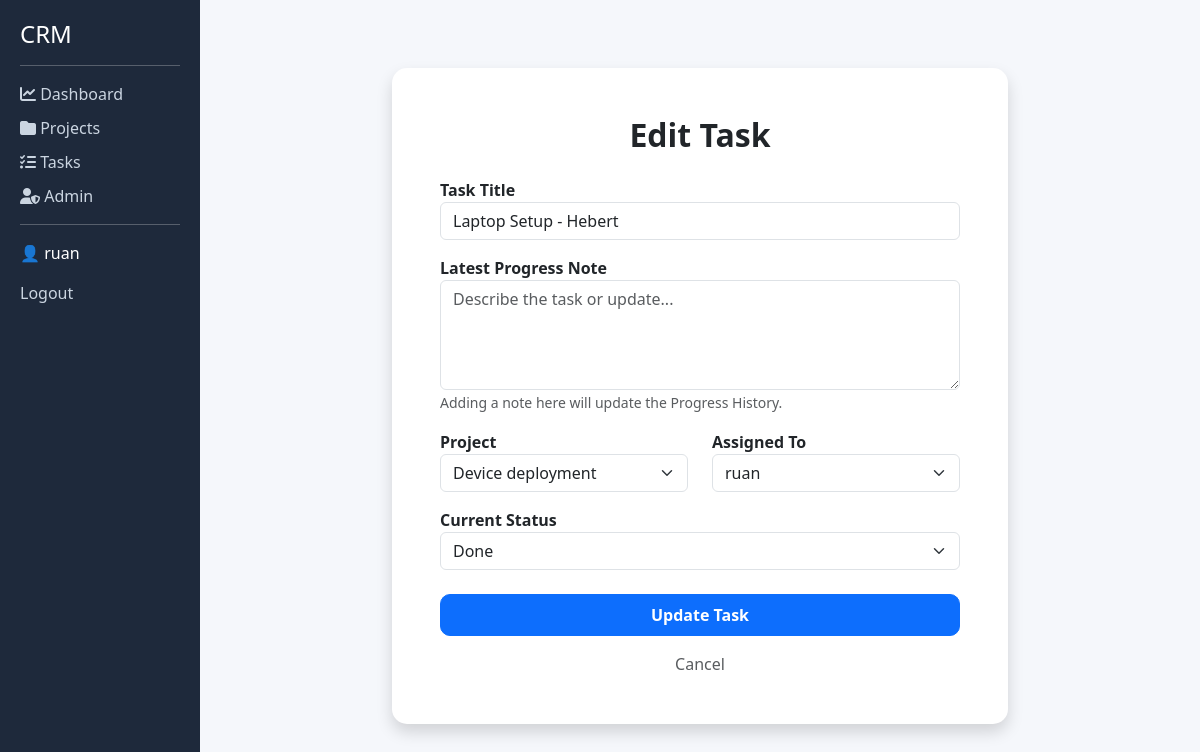
The page /tasks/update/2/ (signed in) on the database its author committed.
### crm/models.py (models this page shows, shortened)
class Task(models.Model):
    STATUS_CHOICES = [
        ('todo', 'To Do'),
        ('progress', 'In Progress'),
        ('done', 'Done'),
    ]
    title = models.CharField(max_length=200)
    description = models.TextField()
    project = models.ForeignKey(Project, on_delete=models.CASCADE)
    assigned_to = models.ForeignKey(User, on_delete=models.CASCADE)
    status = models.CharField(max_length=20, choices=STATUS_CHOICES)
    created_at = models.DateTimeField(auto_now_add=True)

class Project(models.Model):
    name = models.CharField(max_length=200)
    description = models.TextField()
    created_by = models.ForeignKey(User, on_delete=models.CASCADE)

### crm/views.py (the view, shortened to what this page needs)
# urls.py: path('tasks/update/<int:id>/', views.task_update, name='task_update'),
@login_required
def task_update(request, id):
    task = get_object_or_404(Task, id=id)
    projects = Project.objects.all()
    users = User.objects.all()
    return render(request, 'crm/task_form.html', {
        'task': task,
        'projects': projects,
        'users': users
    })

### crm/templates/crm/task_form.html (shortened to what this page needs)
{% extends 'crm/base.html' %}
{% block content %}
<div class="container mt-5">
    <div class="row justify-content-center">
        <div class="col-md-8">
            <div class="card shadow border-0" style="border-radius: 15px;">
                <div class="card-body p-5">
                    <h2 class="fw-bold text-center mb-4">
                        {% if task %}Edit Task{% else %}Create New Task{% endif %}
                    </h2>
                    <form method="POST">
                        <div class="mb-3">
                            <label class="fw-bold">Task Title</label>
                            <input type="text" name="title" class="form-control"
                                   placeholder="e.g. Enter Title "
                                   value="{{ task.title|default:'' }}" required>
                        </div>
                        <div class="mb-3">
                            <label class="fw-bold">
                                {% if task %}Latest Progress Note{% else %}Description{% endif %}
                            </label>
                            <textarea name="description" class="form-control" rows="4"
                                      placeholder="Describe the task or update..."></textarea>
                            {% if task %}
                                <small class="text-muted">Adding a note here will update the Progress History.</small>
                            {% endif %}
                        </div>
                        <div class="row">
                            <div class="col-md-6 mb-3">
                                <label class="fw-bold">Project</label>
                                <select name="project" class="form-select" required>
                                    {% for project in projects %}
                                        <option value="{{ project.id }}" {% if task.project.id == project.id %}selected{% endif %}>
                                            {{ project.name }}
                                        </option>
                                    {% endfor %}
                                </select>
                            </div>
                            <div class="col-md-6 mb-3">
                                <label class="fw-bold">Assigned To</label>
                                <select name="assigned_to" class="form-select" required>
                                    {% for user in users %}
                                        <option value="{{ user.id }}" {% if task.assigned_to.id == user.id %}selected{% endif %}>
                                            {{ user.username }}
                                        </option>
                                    {% endfor %}
                                </select>
                            </div>
                        </div>
                        <div class="mb-4">
                            <label class="fw-bold">Current Status</label>
                            <select name="status" class="form-select">
                                <option value="done" {% if task.status == 'done' %}selected{% endif %}>Done</option>
                            </select>
                        </div>
                        <div class="d-grid gap-2">
                            <button type="submit" class="btn btn-primary fw-bold py-2" style="border-radius: 10px;">
                                {% if task %}Update Task{% else %}Create Task{% endif %}
                            </button>
                            <a href="{% if task %}{% url 'task_detail' task.id %}{% else %}{% url 'task_list' %}{% endif %}"
                               class="text-muted text-center text-decoration-none mt-2">
                                Cancel
                            </a>
                        </div>
                    </form>
                </div>
            </div>
        </div>
    </div>
</div>
{% endblock %}

### crm/templates/crm/base.html (shortened to what this page needs)
<!DOCTYPE html>
<html lang="en">
<head>
    <link href="https://cdn.jsdelivr.net/npm/bootstrap@5.3.0/dist/css/bootstrap.min.css" rel="stylesheet">
    <link href="https://cdnjs.cloudflare.com/ajax/libs/font-awesome/6.5.0/css/all.min.css" rel="stylesheet">
</head>
<body>
<div class="container-fluid">
    <div class="row">
        <div class="col-md-2 sidebar">
            <h4>CRM</h4>
            <hr>
            <a href="{% url 'dashboard' %}">
                <i class="fas fa-chart-line"></i> Dashboard
            </a>
            <a href="{% url 'project_list' %}">
                <i class="fas fa-folder"></i> Projects
            </a>
            <a href="{% url 'task_list' %}">
                <i class="fas fa-tasks"></i> Tasks
            </a>
            <a href="/admin/">
                <i class="fas fa-user-shield"></i> Admin
            </a>
            <hr>
            {% if user.is_authenticated %}
                <p>👤 {{ user.username }}</p>
                <a href="{% url 'logout' %}">Logout</a>
            {% else %}
                <a href="{% url 'login' %}">Login</a>
            {% endif %}
        </div>
        <div class="col-md-10 content">
            {% block content %}
            {% endblock %}
        </div>
    </div>
</div>
</body>
</html>

### crm/templates/crm/base.html (style rules this page uses)
body { background-color: #f5f7fb; }
.sidebar { height: 100vh; background: #1e293b; color: white; padding: 20px; }
.sidebar a { color: #cbd5e1; display: block; margin: 10px 0; text-decoration: none; }
.content { padding: 20px; }
.card { border-radius: 12px; box-shadow: 0 4px 10px rgba(0,0,0,0.05); }

### rows shown on the page
Task: title "Laptop Setup - Hebert", project "Device deployment", assigned_to "ruan", status "Done"

### other values the page prints
{{ user.username }} "ruan"
